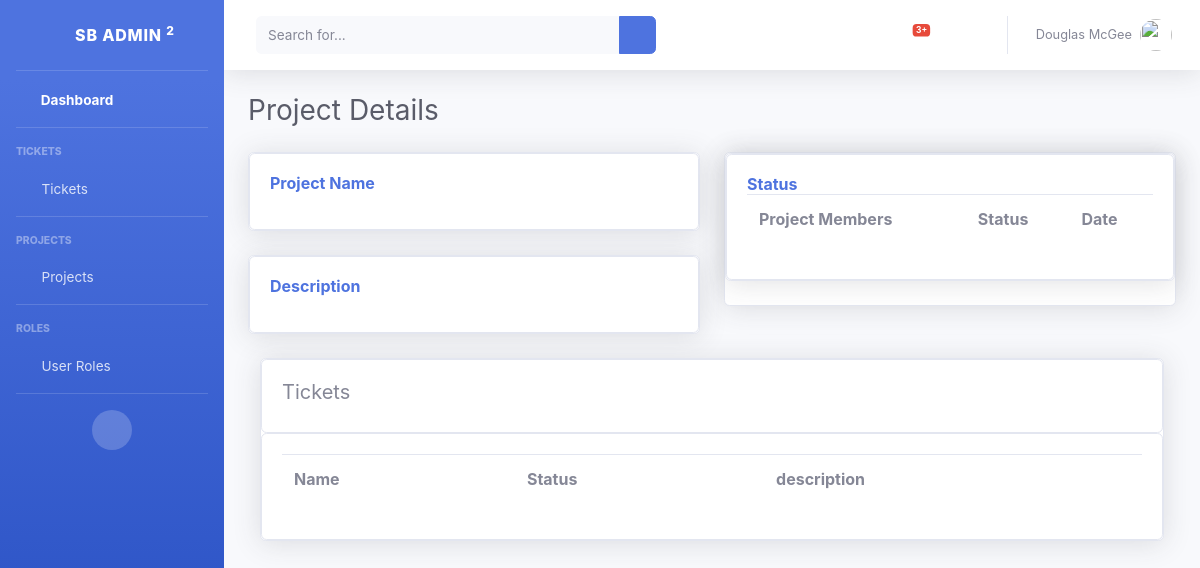
The page /project_details/1/ on the database as committed earlier.
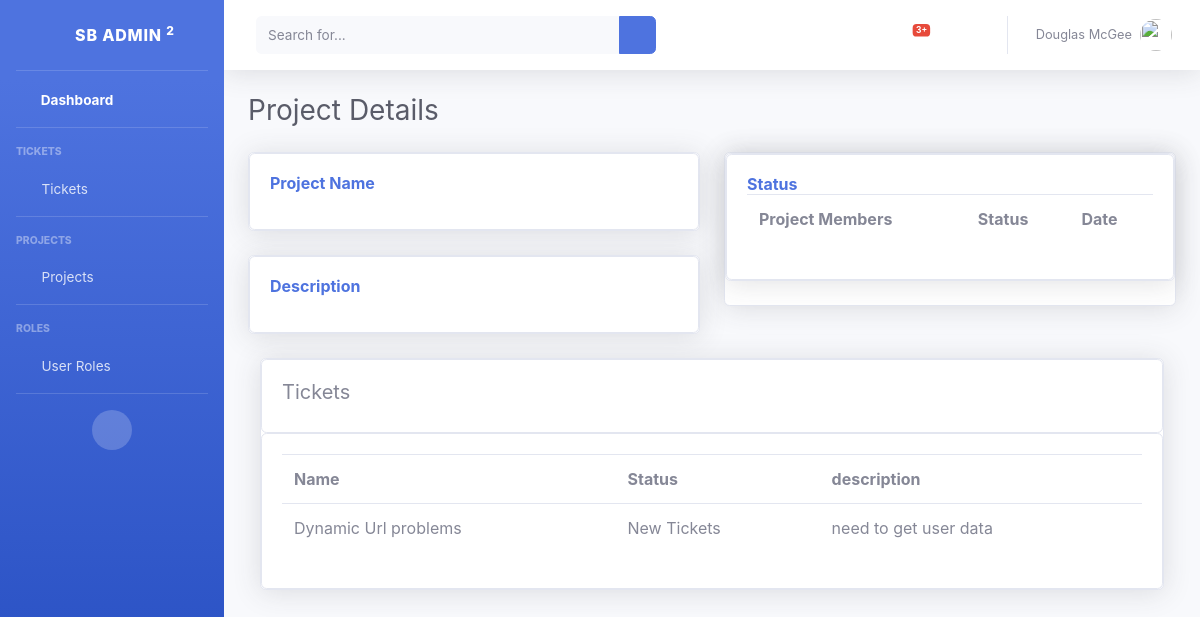
The same page on the database as committed later.
### accounts/models.py (models this page shows, shortened)
class Ticket(models.Model):
    name = models.CharField(max_length=500, null=True)
    description = models.CharField(max_length=500, null=True)
    STATUS = (
            ('New Tickets', 'New Tickets'),
            ('In Progress', 'In Progress'),
            ('Urgent Tickets', 'Urgent Tickets'),
            ('Resolved', 'Resolved'),
                )
    member = models.ForeignKey(Member, null=True, on_delete=models.SET_NULL)
    project = models.ForeignKey(Project, null=True, on_delete=models.SET_NULL)
    status = models.CharField(max_length=500, null=True, choices=STATUS)
    date_created = models.DateTimeField(auto_now_add=True, null=True)

### accounts/views.py (the view)
# urls.py: path('project_details/<str:pk>/', views.project_details, name="project_details"),
def project_details(request, pk):
    project_details = Project.objects.get(id=pk)
    tickets = project_details.ticket_set.all()
    context = {'project_details': project_details, 'tickets': tickets}
    return render(request, 'accounts/project_details.html', context)

### accounts/templates/accounts/project_details.html (shortened to what the changed rows need)
{% load static %}
<!DOCTYPE html>
<html lang="en">
<head>
    <link href="{% static 'vendor/fontawesome-free/css/all.min.css' %}" rel="stylesheet" type="text/css">
    <link href="{% static 'css/sb-admin-2.min.css' %}" rel="stylesheet">
</head>
<body id="page-top">
    <div id="wrapper">
                <div id="content-wrapper" class="d-flex flex-column">
                    <div id="content">
                <div class="container-fluid">
                    <h1 class="h3 mb-4 text-gray-800">Project Details</h1>
                    <div class="row">
                        <div class="col-lg-6">
                            <div class="card shadow mb-4">
                                <div class="card shadow mb-4">
                                    <div class="card card-body">
                                        <table class="table">
                                            <tr>
                                                <th>Project Members</th>
                                                <th>Status</th>
                                                <th>Date</th>
                                            </tr>
                                        </table>
                                    </div>
                                </div>
                            </div>
                        </div>
                        <div class="container">
                            <div class="row">
                                    <div class="col-xl-13 col-lg-12">
                                            <div class="card shadow mb-4">
                                                <div class="row">
                                                    <div class="col-md">
                                                        <div class="card card-body">
                                                            <table class="table">
                                                                <tr>
                                                                    <th>Name</th>
                                                                    <th>Status</th>
                                                                    <th>description</th>
                                                                </tr>
                                                                {% for ticket in tickets %}
                                                                    <tr>
                                                                        <td>{{ticket.name}}</td>
                                                                        <td>{{ticket.status}}</td>
                                                                        <td>{{ticket.description}}</td>
                                                                    </tr>
                                                                {% endfor %}
                                                            </table>
                                                        </div>
                                                    </div>
                                                </div>
                                            </div>
                                    </div>
                            </div>
                        </div>
                    </div>
                </div>
    </div>
</body>
</html>

Rows that differ between the two databases and show on the page:
added Ticket: name "Dynamic Url problems", status "New Tickets", description "need to get user data"
